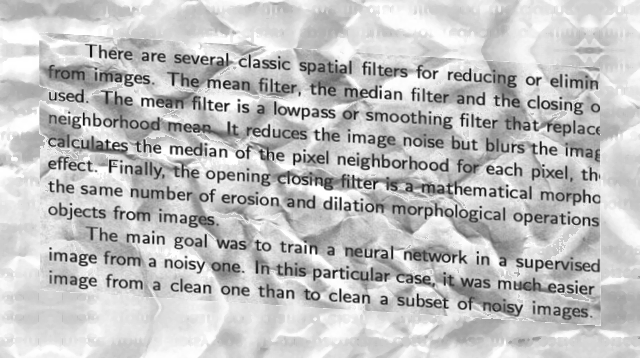
#> input picture 01-DocumentCleanup/noisy_data/0048.png, 640 x 358 px; its folder holds only this picture in this run
$ python main.py
#> lines starting #> are read from the running program, lines starting #| are printed output that depends on the picture
### cleanup/cleanup/clean.py
import cv2 as cv
import numpy as np


def _read(path):
#> called with path = '01-DocumentCleanup/noisy_data/0048.png'
    return cv.imread(path, cv.IMREAD_GRAYSCALE)
#> returned value is the input picture: shape (358, 640); min 2, max 255, mean 193.2


def _subtract(imgs, processed):
    sub = []
    for img1, img2 in zip(imgs, processed):
        subtracted = cv.subtract(img2, _read(img1))
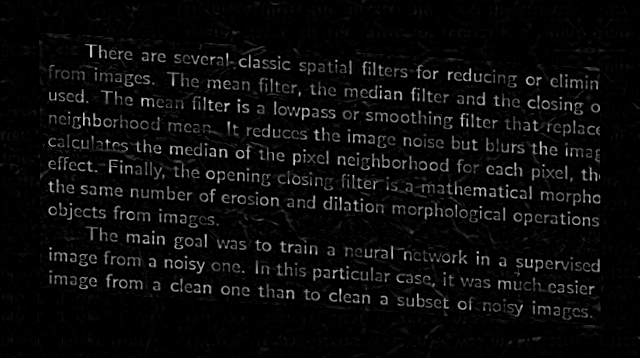
#> subtracted: shape (358, 640); min 0, max 223, mean 11.4
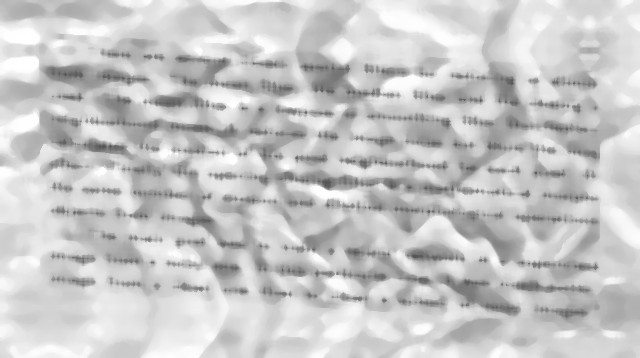
#> img2: shape (358, 640); min 83, max 255, mean 199.4
        sub.append(cv.bitwise_not(subtracted))
    return sub


# [18 lines left out: functions adaptative, otsu, not called in this run]


def median(imgs, k=9):
    median = []
    for img in imgs:
        img = _read(img)
        median.append(cv.medianBlur(img, k))
    return _subtract(imgs, median)


# [25 lines left out: function edges, not called in this run]

### cleanup/main/main.py
from cleanup.clean import (median, adaptative, otsu, edges)
import os
import glob
import cv2 as cv

# Edit here to contain the path to your test images
in_dir = '/home/leo/nuveo_challenge/cv-test/data/noisy_data'


def process_imgs():
    '''
    This function applies the selected filter
    '''
    imgs = glob.glob(os.path.join(in_dir, '*.png'))
    processed = median(imgs)
#> processed = 1 item

    for img1, img2 in zip(imgs, processed):
        cv.imwrite(img1.replace('/noisy_data', '/processed'), img2)
#> this loop made 1 pass
#> pass 1, in process_imgs, `cv.imwrite(img1.replace('/noisy_data', '/processed'), img2)`:
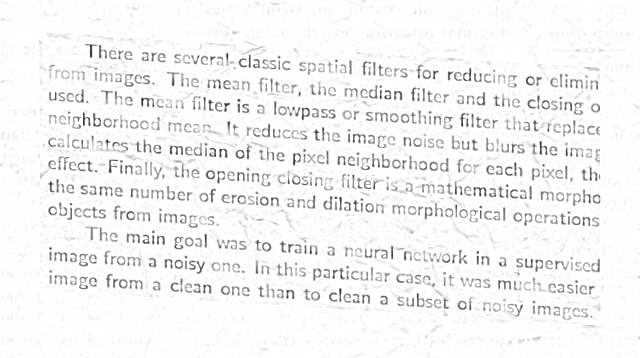
#> saved as 0048.png: shape (358, 640); min 32, max 255, mean 243.6


def main():
    process_imgs()


if __name__ == "__main__":
    main()

$ run again, on 01-DocumentCleanup/noisy_data/104.png
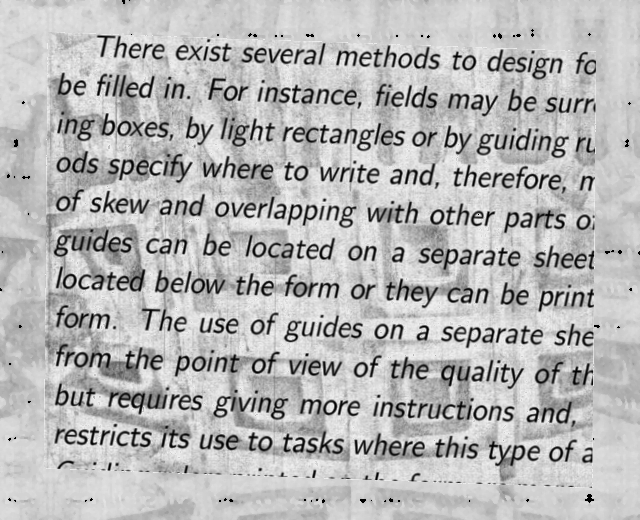
#> input picture 01-DocumentCleanup/noisy_data/104.png, 640 x 520 px
#> in _read, returned value is the input picture: shape (520, 640); min 0, max 239, mean 183.1
#> in _subtract, `subtracted = cv.subtract(img2, _read(img1))`:
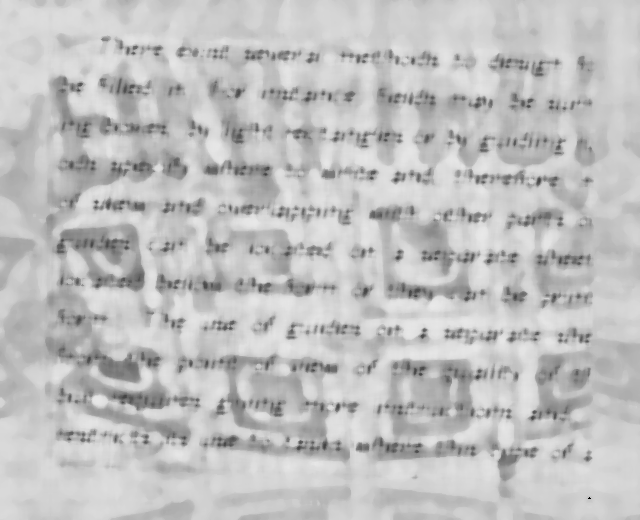
#> img2: shape (520, 640); min 0, max 233, mean 192
#> processed = 1 item
#> the loop in process_imgs, `for img1, img2 in zip(imgs, processed):` made 1 pass
#> pass 1, in process_imgs, `cv.imwrite(img1.replace('/noisy_data', '/processed'), img2)`:
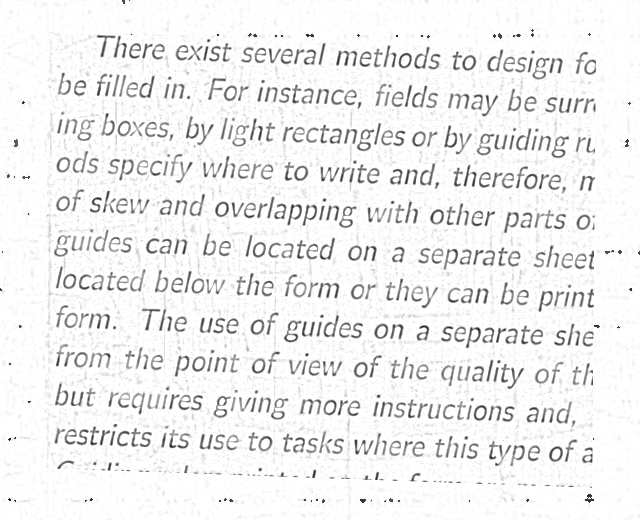
#> saved as 104.png: shape (520, 640); min 37, max 255, mean 239.8

$ run again, on 01-DocumentCleanup/noisy_data/180.png
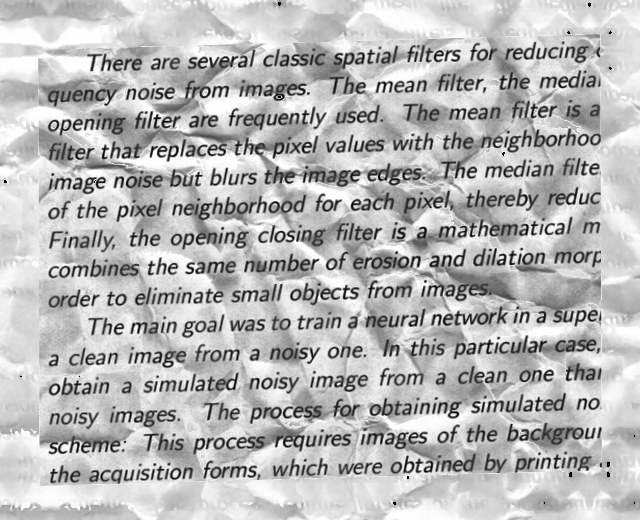
#> input picture 01-DocumentCleanup/noisy_data/180.png, 640 x 520 px
#> in _read, returned value is the input picture: shape (520, 640); min 0, max 255, mean 184.8
#> in _subtract, `subtracted = cv.subtract(img2, _read(img1))`:
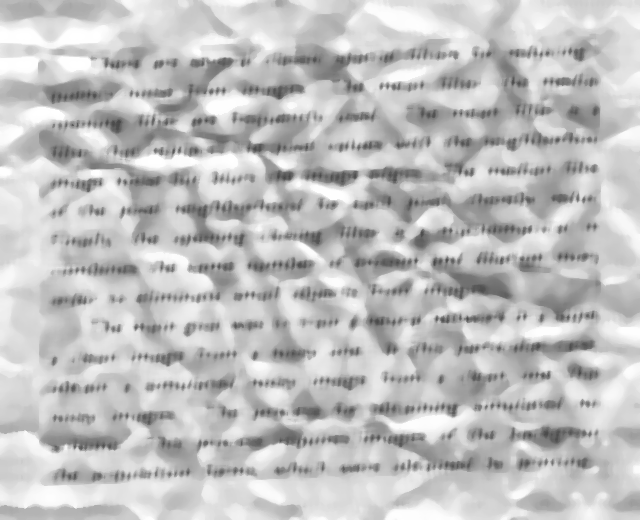
#> img2: shape (520, 640); min 70, max 255, mean 192.4
#> processed = 1 item
#> the loop in process_imgs, `for img1, img2 in zip(imgs, processed):` made 1 pass
#> pass 1, in process_imgs, `cv.imwrite(img1.replace('/noisy_data', '/processed'), img2)`:
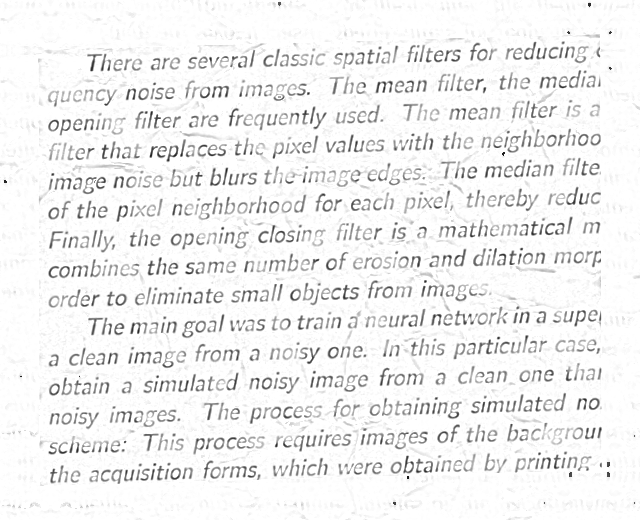
#> saved as 180.png: shape (520, 640); min 24, max 255, mean 240.5

$ run again, on 01-DocumentCleanup/noisy_data/0092.png
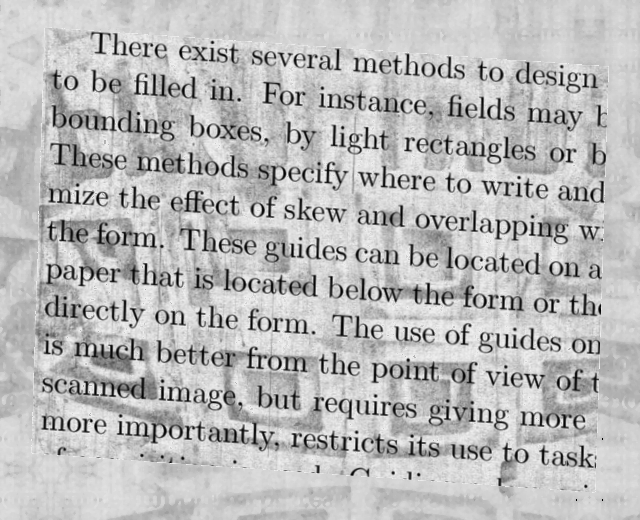
#> input picture 01-DocumentCleanup/noisy_data/0092.png, 640 x 520 px
#> in _read, returned value is the input picture: shape (520, 640); min 0, max 239, mean 186.5
#> in _subtract, `subtracted = cv.subtract(img2, _read(img1))`:
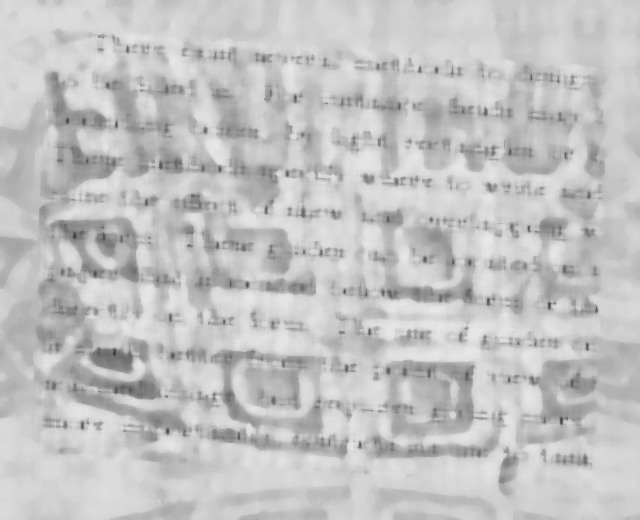
#> img2: shape (520, 640); min 62, max 232, mean 194.6
#> processed = 1 item
#> the loop in process_imgs, `for img1, img2 in zip(imgs, processed):` made 1 pass
#> pass 1, in process_imgs, `cv.imwrite(img1.replace('/noisy_data', '/processed'), img2)`:
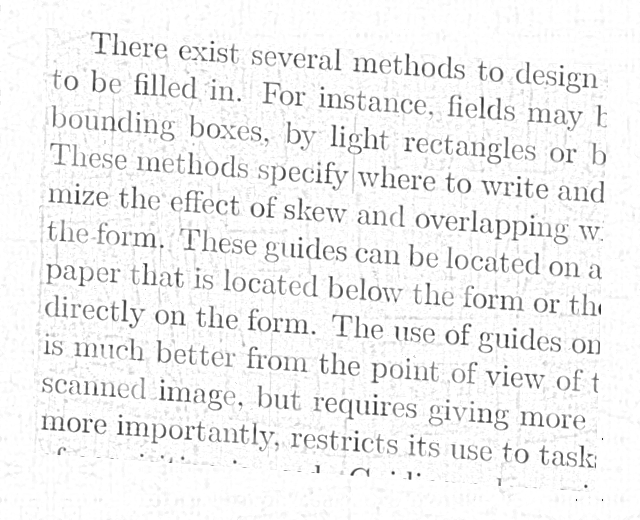
#> saved as 0092.png: shape (520, 640); min 42, max 255, mean 241.5
